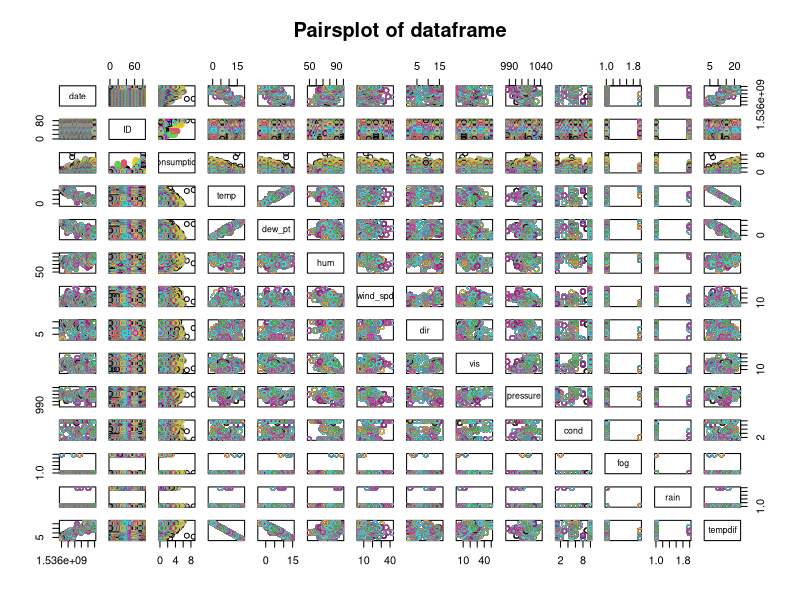
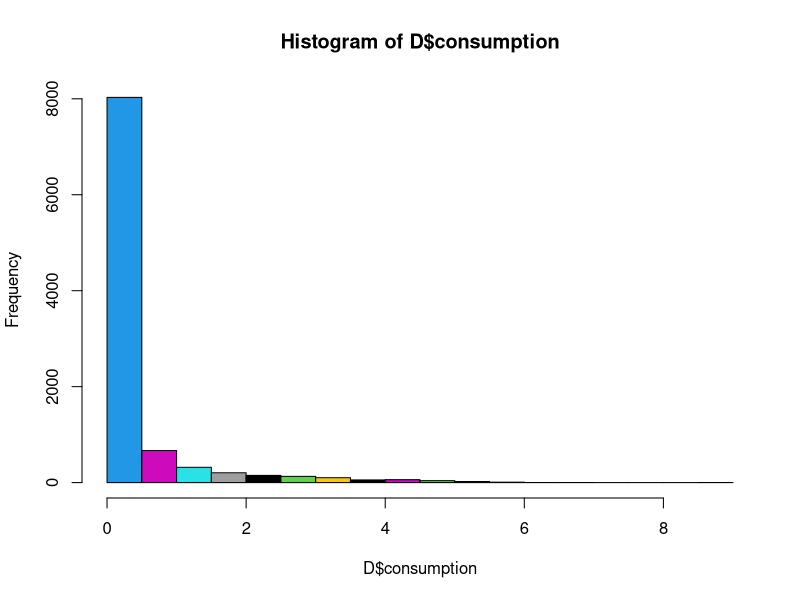
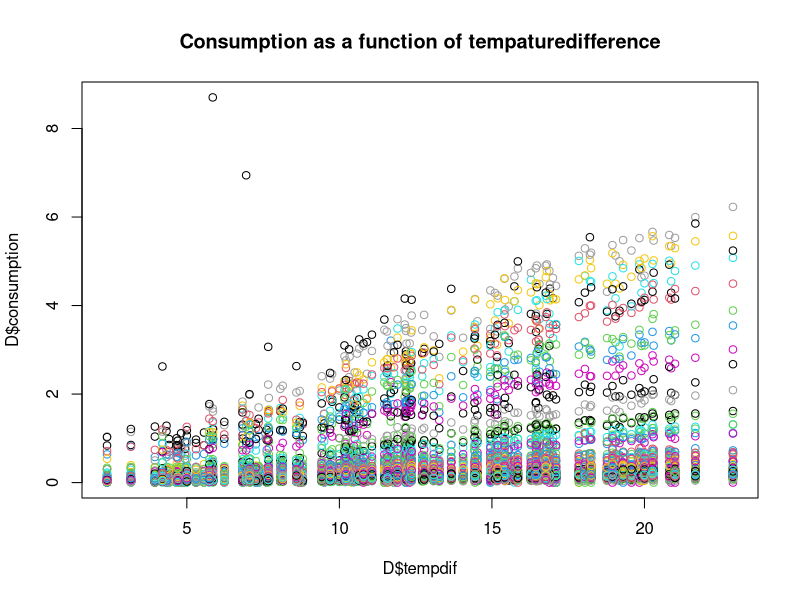
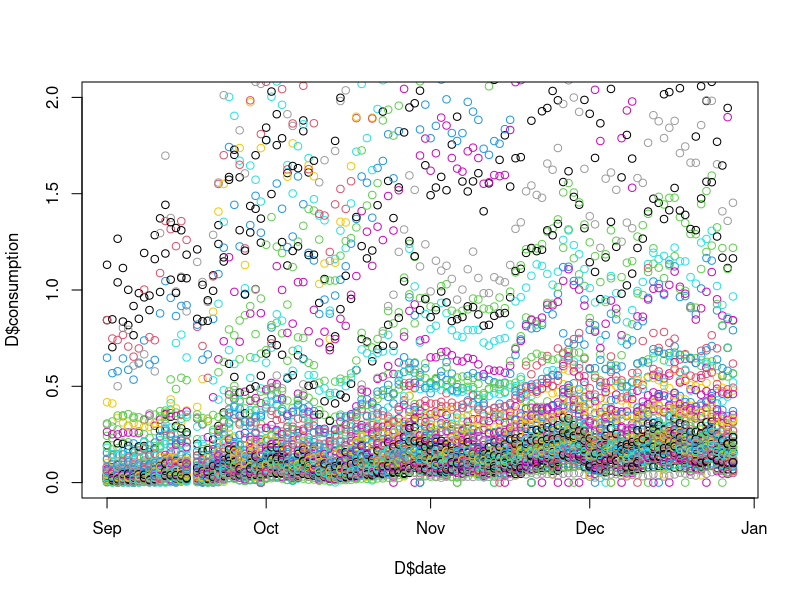
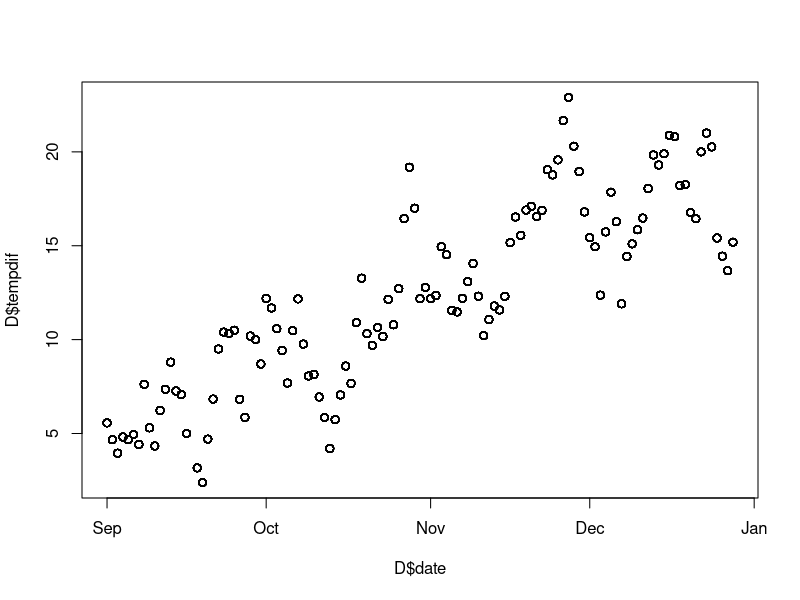
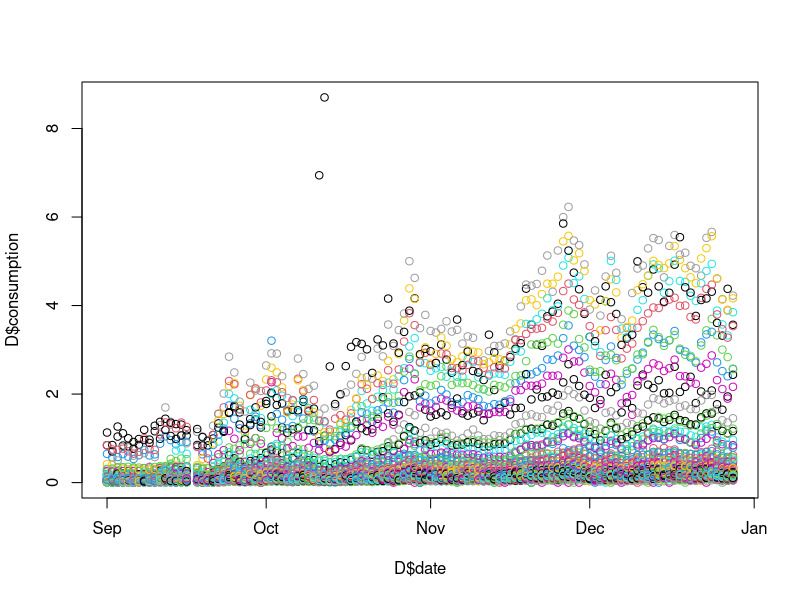
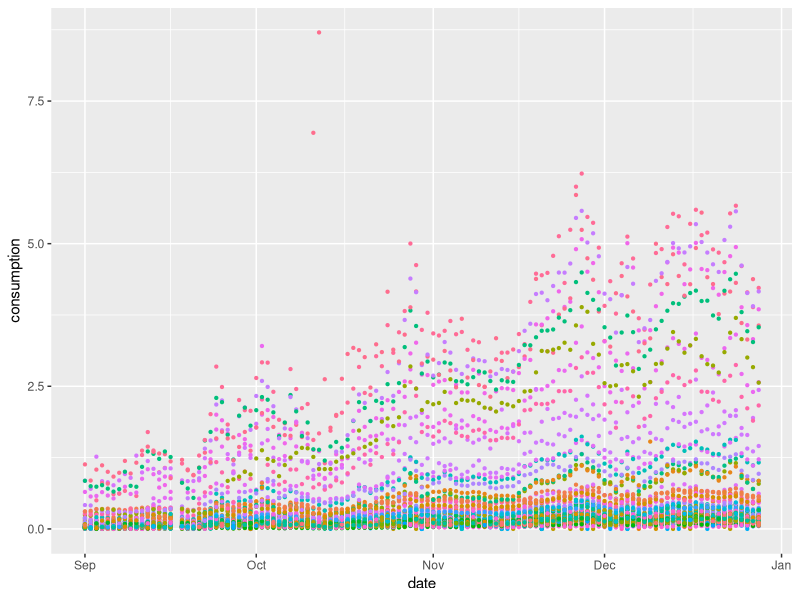
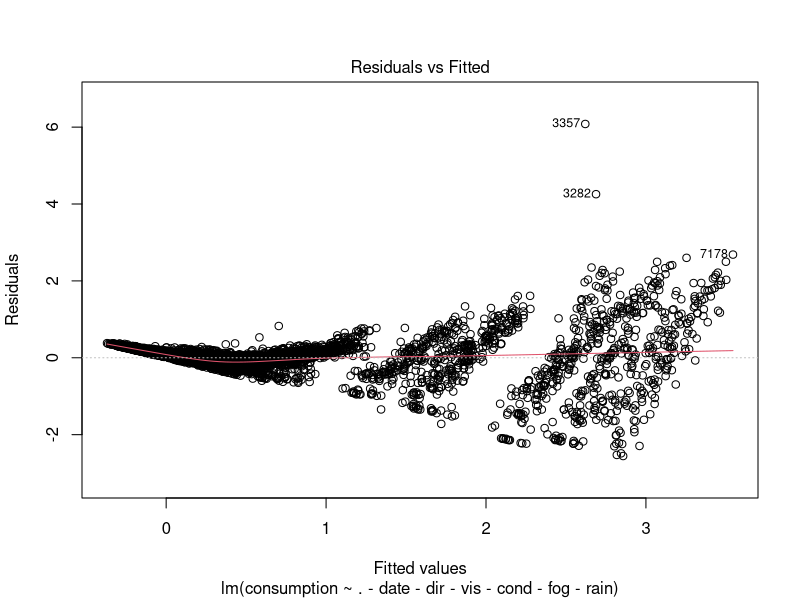

These figures' R source, in order: (Note: this script raises an error after producing the figures.)
#### Introduction ####
rm(list=ls())
library(tidyverse)
library(ggplot2)
library(car)
library(stringr)
library(xtable)

#### Loading the data ####
D <- read.csv("merged_data.csv", header=TRUE)

#### Changing the datatable #####
str(D)
D <- mutate(D,
                across(c(dir, cond, fog, rain, ID),factor)
)

D$date <- as.POSIXct(D$date, tz = "UTC")
str(D)

# Adding to temp difference column to the dataframe 
D$tempdif <- 21 - D$temp


#### Creating initalizing plots ####
# Pairplot of all variables 
plot(D,col=D$ID,main="Pairsplot of dataframe")

# Histogram of consumptions in general 
hist(D$consumption,col=D$ID)

par(mfrow=c(1,1))
# Consumption as a function of temp ( slopes seem to depend on Ua (isolation))
#plot(D$consumption ~ D$temp, col=D$ID, main = "Consumption as a function of tempature")
plot(D$consumption ~ D$tempdif, col=D$ID, main = "Consumption as a function of tempaturedifference")
plot(D$consumption ~ D$date, ylim=c(0,2), col=D$ID)
plot(D$tempdif ~ D$date)
plot(D$consumption ~ D$date, col=D$ID)

ggplot(D,aes(x=date, y=consumption,col=ID)) + 
  geom_point(size=0.8) + theme(legend.position = "none") 
# shows date needs to be factorized in some sort of way


# Consumption as a function of hum 
#plot(D$consumption ~ D$hum, col=D$ID, main = "Consumption as a function of humidity")


# Box plot af consumption as a function of ID
#plot(D$consumption ~ D$ID, col=D$ID, main="Boxplot of consumption as a function of ID") 
#plot(D$consumption ~ D$ID, col=D$ID, main="Boxplot of consumption as a function of ID",ylim=c(0,1)) 

D <- select(D,!c("temp"))


#### Analysis Model ####
par(mfrow=c(1,1))
lm1 <- lm(consumption ~ . - date - dir - vis -cond - fog -rain, data=D )
plot(lm1) # looks not very good 

D1 <- D[!(row.names(D) %in% c(3357,3282,7178,8829)),]

lm2 <- lm(consumption ~ . - date - dir - vis -cond - fog -rain, data=D1 )
plot(lm2) # looks not very good 

D2 <- D1[!(row.names(D1) %in% c(3357,3282,7178,8829,9440,7082,7112,7081,8859, 9453, 4, 97)),]
lm3 <- lm(consumption ~ . - date - dir - vis -cond - fog -rain, data=D2 )
plot(lm3) 

lm4 <- lm(consumption ~ . - date - dir - vis -cond - fog -rain, data=D2 )
plot(lm4) 

lm4_step <- step(lm4, scope = ~.^2, k=log(nrow(D1)), test="F")
Anova(lm4_step)

# Simple model



#### Model selection ####
# Removing outliers
D1 <- D[!(row.names(D) %in% c(3357, 3282, 3440, 8946, 4682, 7112, 1460, 8266, 4375, 2533, 2535, 7478, 7178, 87, 1)),]


#Our maximum model
#lm_max <- step(lm(consumption ~ tempdiff*ID*date, data=D1), k=log(nrow(D1)), test="F")
#lm_max <- step(lm(consumption ~ tempdiff*ID*date*dew_pt, data=D1), k=log(nrow(D1)), test="F")
#lm_max <- step(lm(consumption ~ tempdiff*ID*date*dew_pt*hum, data=D1), k=log(nrow(D1)), test="F")

par(mfrow=c(2,2))
lm_max <- lm(consumption ~ tempdif+ID+dew_pt+hum+wind_spd+pressure+date, data=D1)



lm_max1 <- step(lm(consumption ~ temp+dew_pt+wind_spd+hum+pressure+ID+date, data=D1), scope = ~.^2, k=log(nrow(D1)), test="F")
summary(lm_max)
Anova(lm_max1)
alias(lm_max)
plot(lm_max)
# We can't decide to remove anything from just those plots we will have to use a diagnostics plot

summary(D)


# getting start/end_date int (mutating the date variable)
date <- mutate(D, dag=str_split_fixed(date,"-",3)[ ,3])
date <- mutate(date, start_or_end = ifelse(as.integer(dag)<15, "START","END")) %>% 
  mutate(start_or_end = factor(start_or_end))
f
# Trying one fit
it <- lm(consumption~tempdif+ID+tempdif:start_or_end,date)
Anova(fit)
coplot(consumption ~ tempdif | start_or_end,date,col=date$ID)

# And another
fit <- lm(consumption~tempdif+ID+tempdif:start_or_end +ID:tempdif:start_or_end,date)
Anova(fit)
par(mfrow=c(2,2))
plot(fit)

# Minimum model
mean_cons<- mean(D$consumption)
D <- mutate(date, std_cons=consumption/mean_cons)
D_no_clima <- select(D, ID,start_or_end, tempdif, consumption)
fit <- lm(consumption ~ .^4, D_no_clima)
drop1(fit,test="F")
new_fit <- step(fit, test="F",correlation = TRUE)
Anova(new_fit,correlation=TRUE)
